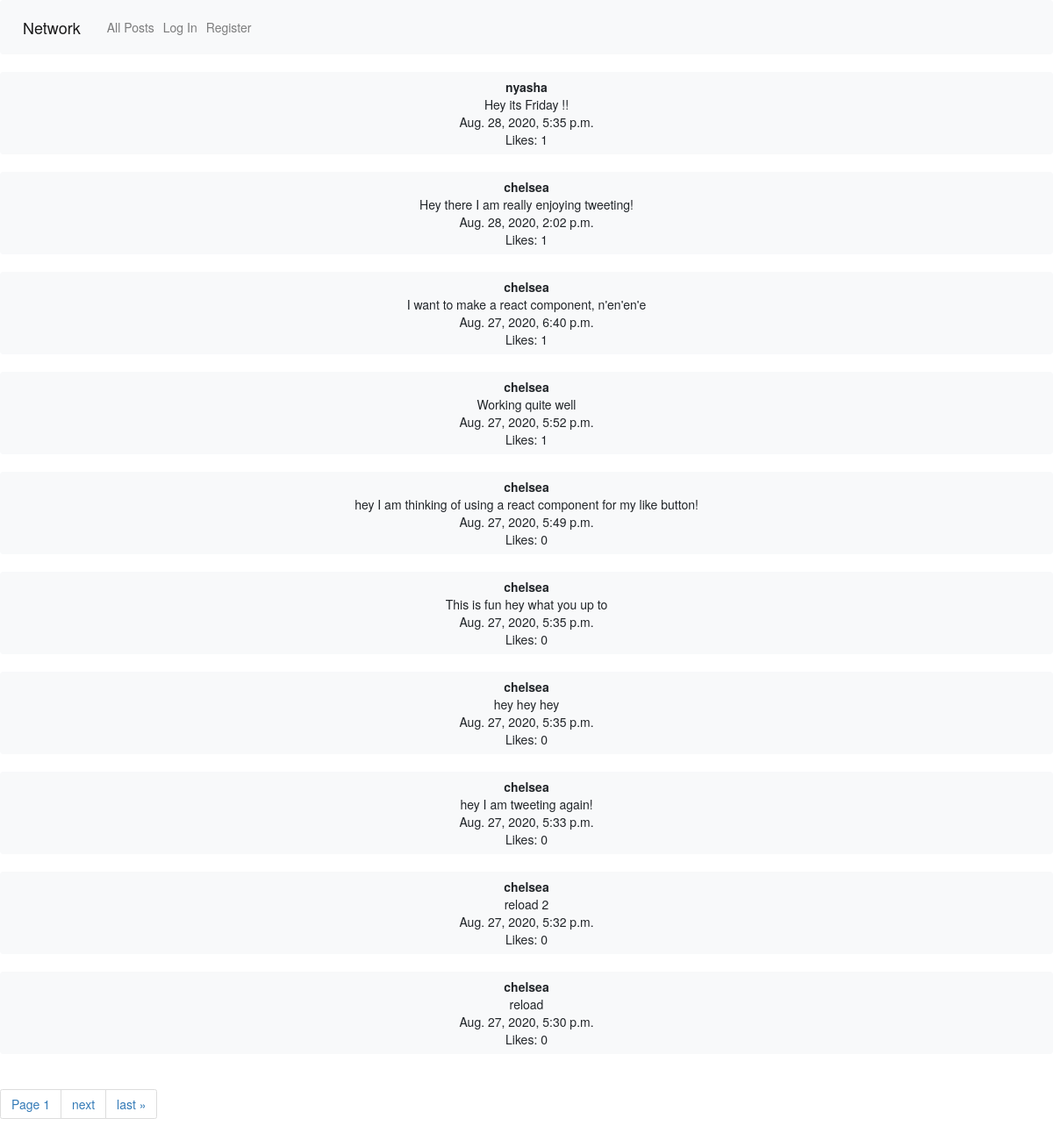
Before: / with the older database file.
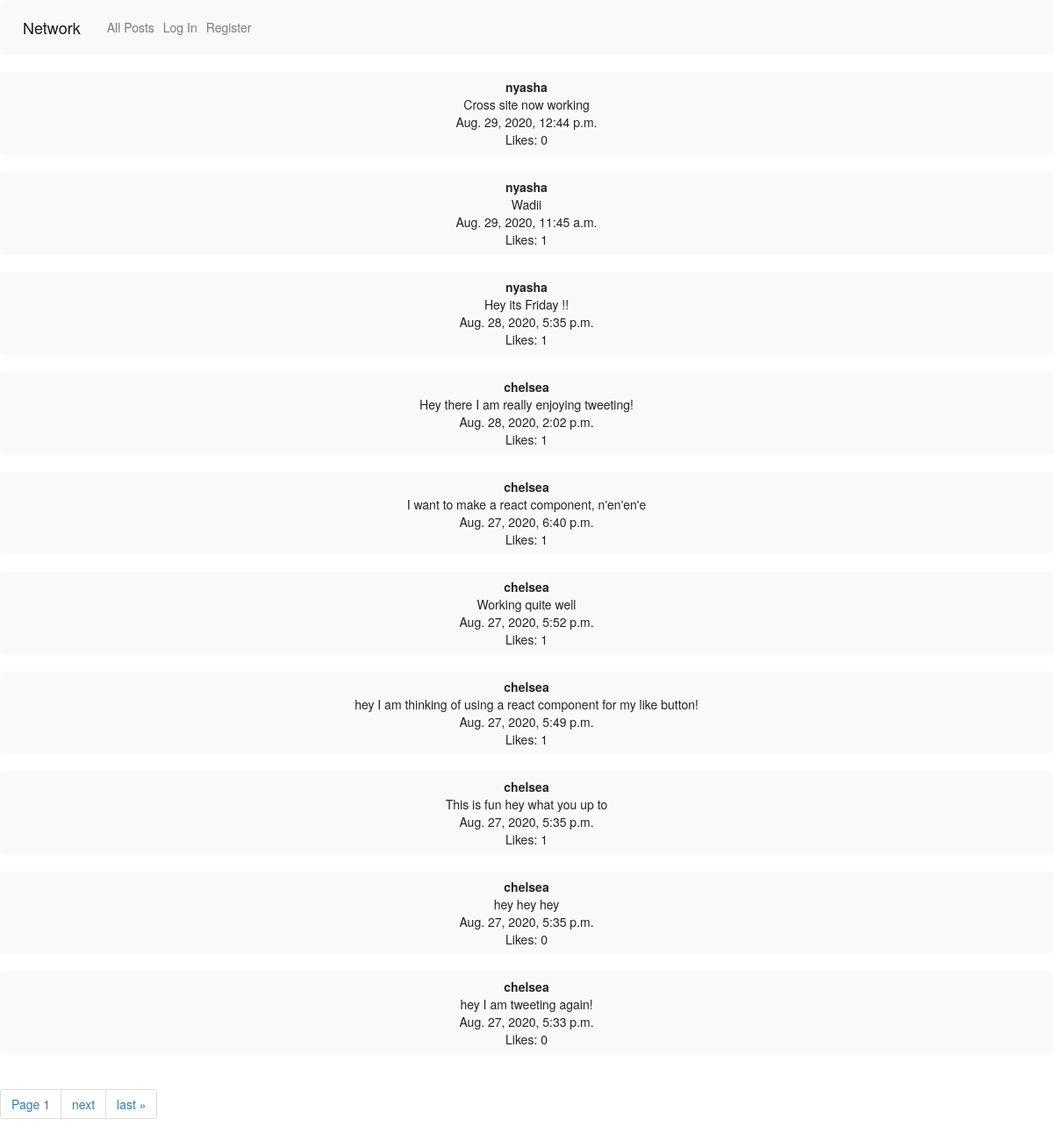
After: the same page with the newer database file.
### network/models.py (models this page shows, shortened)
class Tweet(models.Model):
    user = models.ForeignKey(User, related_name="tweets", on_delete=models.CASCADE)
    body = models.TextField(blank=True)
    timestamp = models.DateTimeField(auto_now_add=True)

class User(AbstractUser):
    def serialize(self):
        return{
            "id": self.id,
            "username":self.username,
            "tweets": [{"id":tweets.id,"body": tweets.body, "time": tweets.timestamp} for tweets in self.tweets.order_by("-timestamp").all()],
            "following":[user.following_user_id.id for user in self.following.all()],
            "followers":[user.user_id.id for user in self.followers.all()]
        }

### network/views.py (the view)
# urls.py: path("", views.index, name="index"),
def index(request):
    if request.user.is_authenticated:
        tweets = Tweet.objects.all()
        tweets = tweets.order_by("-timestamp").all()
        paginator = Paginator(tweets, 10)
        page_number = request.GET.get('page')
        tweets_obj = paginator.get_page(page_number)
        return render(request, 'network/logged.html', {'tweets_obj': tweets_obj})
    else:
        tweets = Tweet.objects.all()
        tweets = tweets.order_by("-timestamp").all()
        paginator = Paginator(tweets, 10)
        page_number = request.GET.get('page')
        tweets_obj = paginator.get_page(page_number)
        return render(request, 'network/index.html', {'tweets_obj': tweets_obj})

### network/templates/network/index.html (shortened to what this page needs)
{% extends "network/layout.html" %}
{% load static %}
{% block body %}
<div id="all_tweets_view">
    <div id="all_tweets_list">
    {% for tweet in tweets_obj %}
    <button class="tweet btn btn-light bd btn-block"><b>{{tweet.user.username}}</b><br>{{tweet.body}}<br>{{tweet.timestamp}}<br>Likes: {{tweet.likes.count}}</button><br>
    {% endfor %}
    </div>
    <div class="pagination_view">
        <span class="step-links">
            <ul class="pagination">
            <li class="page-item"><a class="page-link"><span class="current">Page {{ tweets_obj.number }}</span></a></li>
            {% if tweets_obj.has_next %}
                <li class="page-item"><a class="page-link" href="?page={{ tweets_obj.next_page_number }}">next</a></li>
                <li class="page-item"><a class="page-link" href="?page={{ tweets_obj.paginator.num_pages }}">last &raquo;</a></li>
            {% endif %}
            </ul>
        </span>
    </div>
    </div>
{% endblock %}

### network/templates/network/layout.html (shortened to what this page needs)
{% load static %}
<!DOCTYPE html>
<html lang="en">
    <head>
        <link rel="stylesheet" href="https://stackpath.bootstrapcdn.com/bootstrap/4.4.1/css/bootstrap.min.css">
        <link href="{% static 'network/styles.css' %}" rel="stylesheet">
        <link rel="stylesheet" href="https://maxcdn.bootstrapcdn.com/bootstrap/3.4.0/css/bootstrap.min.css">
    </head>
    <body>
        <nav class="navbar navbar-expand-lg navbar-light bg-light">
            <a class="navbar-brand" href="#">Network</a>
            <div>
              <ul class="navbar-nav mr-auto">
                <li class="nav-item">
                  <a id ="all_posts" class="nav-link" href="{% url 'index' %}">All Posts</a>
                </li>
                {% if user.is_authenticated %}
                    <li class="nav-item">
                        <a id ="following" class="nav-link" href="{% url 'followingbox'%}">Following</a>
                    </li>
                    <li class="nav-item">
                        <a class="nav-link" href="{% url 'logout' %}">Log Out</a>
                    </li>
                {% else %}
                    <li class="nav-item">
                        <a class="nav-link" href="{% url 'login' %}">Log In</a>
                    </li>
                    <li class="nav-item">
                        <a class="nav-link" href="{% url 'register' %}">Register</a>
                    </li>
                {% endif %}
              </ul>
            </div>
          </nav>
        <div class="body">
            {% block body %}
            {% endblock %}
        </div>
    </body>
</html>

### network/static/network/styles.css (style rules this page uses)
.bd { border-color:gray; }

Changed rows visible on the page:
no longer on this page (row unchanged): Tweet: user.username "chelsea", body "reload 2", timestamp "Aug. 27, 2020, 5:32 p.m.", likes.count "0"
no longer on this page (row unchanged): Tweet: user.username "chelsea", body "reload", timestamp "Aug. 27, 2020, 5:30 p.m.", likes.count "0"
added Tweet: user.username "nyasha", body "Cross site now working", timestamp "Aug. 29, 2020, 12:44 p.m.", likes.count "0"
added Tweet: user.username "nyasha", body "Wadii", timestamp "Aug. 29, 2020, 11:45 a.m.", likes.count "1"
computed for Tweet "hey I am thinking of using a react component for my like button!": likes.count "0" → "1"
computed for Tweet "This is fun hey what you up to": likes.count "0" → "1"
